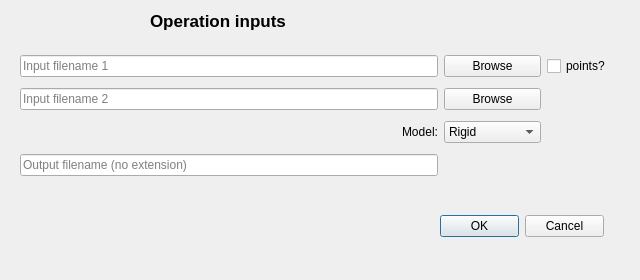
<?xml version="1.0" encoding="UTF-8"?>
<ui version="4.0">
 <class>QmitkCemrgAppMirtkOptions</class>
 <widget class="QWidget" name="QmitkCemrgAppMirtkOptions">
  <property name="geometry">
   <rect>
    <x>0</x>
    <y>0</y>
    <width>640</width>
    <height>280</height>
   </rect>
  </property>
  <property name="minimumSize">
   <size>
    <width>640</width>
    <height>280</height>
   </size>
  </property>
  <property name="maximumSize">
   <size>
    <width>640</width>
    <height>280</height>
   </size>
  </property>
  <property name="windowTitle">
   <string>Dialog</string>
  </property>
  <widget class="QLabel" name="titleLabel">
   <property name="geometry">
    <rect>
     <x>150</x>
     <y>10</y>
     <width>350</width>
     <height>21</height>
    </rect>
   </property>
   <property name="minimumSize">
    <size>
     <width>350</width>
     <height>0</height>
    </size>
   </property>
   <property name="font">
    <font>
     <pointsize>13</pointsize>
     <weight>75</weight>
     <bold>true</bold>
    </font>
   </property>
   <property name="styleSheet">
    <string notr="true"/>
   </property>
   <property name="text">
    <string>Operation inputs</string>
   </property>
  </widget>
  <widget class="QDialogButtonBox" name="buttonBox">
   <property name="geometry">
    <rect>
     <x>440</x>
     <y>210</y>
     <width>164</width>
     <height>32</height>
    </rect>
   </property>
   <property name="standardButtons">
    <set>QDialogButtonBox::Cancel|QDialogButtonBox::Ok</set>
   </property>
  </widget>
  <widget class="QWidget" name="gridLayoutWidget">
   <property name="geometry">
    <rect>
     <x>20</x>
     <y>50</y>
     <width>591</width>
     <height>132</height>
    </rect>
   </property>
   <layout class="QGridLayout" name="gridLayout">
    <item row="1" column="1">
     <widget class="QPushButton" name="button_browse2">
      <property name="text">
       <string>Browse</string>
      </property>
     </widget>
    </item>
    <item row="0" column="1">
     <widget class="QPushButton" name="button_browse1">
      <property name="text">
       <string>Browse</string>
      </property>
     </widget>
    </item>
    <item row="3" column="0">
     <widget class="QLineEdit" name="lineEdit_output">
      <property name="text">
       <string/>
      </property>
      <property name="placeholderText">
       <string>Output filename (no extension)</string>
      </property>
     </widget>
    </item>
    <item row="0" column="0">
     <widget class="QLineEdit" name="lineEdit_input1">
      <property name="text">
       <string/>
      </property>
      <property name="placeholderText">
       <string>Input filename 1</string>
      </property>
     </widget>
    </item>
    <item row="1" column="0">
     <widget class="QLineEdit" name="lineEdit_input2">
      <property name="text">
       <string/>
      </property>
      <property name="placeholderText">
       <string>Input filename 2</string>
      </property>
     </widget>
    </item>
    <item row="0" column="2">
     <widget class="QCheckBox" name="check_tx_points">
      <property name="text">
       <string>points?</string>
      </property>
     </widget>
    </item>
    <item row="2" column="1">
     <widget class="QComboBox" name="combo_reg_model">
      <item>
       <property name="text">
        <string>Rigid</string>
       </property>
      </item>
      <item>
       <property name="text">
        <string>Affine</string>
       </property>
      </item>
      <item>
       <property name="text">
        <string>Rigid+Affine</string>
       </property>
      </item>
     </widget>
    </item>
    <item row="2" column="0" alignment="Qt::AlignRight">
     <widget class="QLabel" name="label_reg_model">
      <property name="text">
       <string>Model:</string>
      </property>
     </widget>
    </item>
   </layout>
  </widget>
 </widget>
 <resources/>
 <connections/>
</ui>
